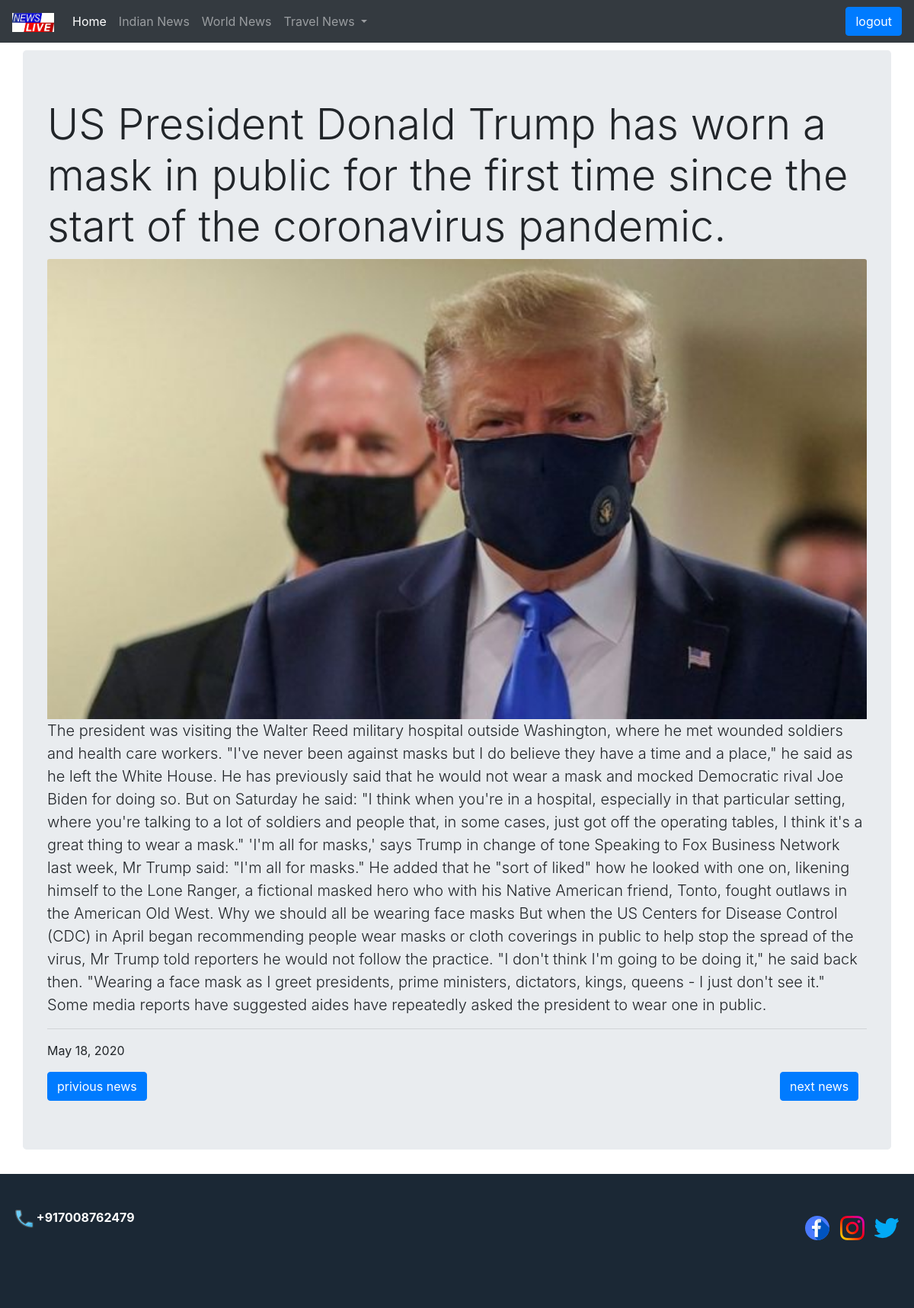
The page /firstnews/ (signed in) on the database its author committed.
### newsapp/models.py (models this page shows)
class mainnews(models.Model):
    news1 = models.CharField(max_length=200)
    subnews1 = models.TextField(max_length=100000)
    image1 = models.ImageField(upload_to='news/images')
    date1 = models.DateField(blank=False, null=True)
    news2 = models.CharField(max_length=200,)
    subnews2 = models.TextField(max_length=100000)
    image2 = models.ImageField(upload_to='news/images')
    date2 = models.DateField(blank=False, null=True)
    news3 = models.CharField(max_length=200)
    subnews3 = models.TextField(max_length=100000)
    image3 = models.ImageField(upload_to='news/images')
    date3 = models.DateField(blank=False, null=True)
    news4 = models.CharField(max_length=200)
    subnews4 = models.TextField(max_length=100000)
    image4 = models.ImageField(upload_to='news/images')
    date4 = models.DateField(blank=False, null=True)
    news5 = models.CharField(max_length=200)
    subnews5 = models.TextField(max_length=100000)
    image5 = models.ImageField(upload_to='news/images')
    date5 = models.DateField(blank=False, null=True)
    news6 = models.CharField(max_length=200)
    subnews6 = models.TextField(max_length=100000)
    image6 = models.ImageField(upload_to='news/images')
    date6 = models.DateField(blank=False, null=True)
    news7 = models.CharField(max_length=200)
    subnews7 = models.TextField(max_length=100000)
    image7 = models.ImageField(upload_to='news/images')
    date7 = models.DateField(blank=False, null=True)
    news8 = models.CharField(max_length=200)
    subnews8 = models.TextField(max_length=100000,)
    image8 = models.ImageField(upload_to='news/images')
    date8 = models.DateField(blank=True, null=True)

### newsapp/views.py (the view)
# urls.py: url(r'^firstnews/', views.firstnews),
@login_required
def firstnews(request):
    newse = mainnews.objects.all()
    my_dict = {'newse': newse}
    return render(request, 'newsapp/news1.html', my_dict)

### templates/newsapp/news1.html (shortened to what this page needs)
<!DOCTYPE html>{%load static%}
<html lang="en">
<head>
    <link rel="stylesheet" href="https://stackpath.bootstrapcdn.com/bootstrap/4.5.0/css/bootstrap.min.css">
    <link rel="stylesheet" href="{%static 'css/index.css'%}">
</head>
<body>
    <nav class="navbar navbar-expand-sm navbar-dark bg-dark ">
        <a class="navbar-brand" href="/home/"><img style="width: 55px;height: 25px;" src="{%static 'images/1010.png'%}" alt=""></a>
        <div class="collapse navbar-collapse navbar-default" id="navbarNavDropdown">
            <ul class="navbar-nav mr-auto">
                <li class="nav-item active">
                    <a class="nav-link" href="/home/">Home <span class="sr-only">(current)</span></a>
                </li>
                <li class="nav-item">
                    <a class="nav-link" href="https://www.ndtv.com/india">Indian News</a>
                </li>
                <li class="nav-item">
                    <a class="nav-link" href="https://www.bbc.com/news/world">World News</a>
                </li>
                <li class="nav-item dropdown">
                    <a class="nav-link dropdown-toggle" href="#" id="navbarDropdownMenuLink" role="button" data-toggle="dropdown" aria-haspopup="true" aria-expanded="false">
                        Travel News
                    </a>
                </li>
            </ul>
            <ul class="navbar-nav  navbar-right">
                <li class="nav-item ">
                    <a href="/accounts/logout"> <button class="btn btn-primary">logout</button></a>
                </li>
            </ul>
        </div>
    </nav>
    <div class="jumbotron container " style="margin-top: 10px;">
        {% if newse %} {% for n in newse %}
        <h1 class="display-4 ">{{n.news1}}</h1>
        <img src="{{n.image1.url}}" class="card-img-top" alt="...">
        <p class="lead ">{{n.subnews1}}</p>
        <hr>
        <p>{{n.date1}}</p><a href="/eightthnews/" class="btn btn-primary">privious news</a>
        <a href="/secondnews/" style="margin-right: 1%;float: right;" class="btn btn-primary">next news</a> {% endfor %} {% else %}
        <p>no newses found!!</p>
        {% endif %}
    </div>
    <div style="background-color:#1b2835;margin:0;padding:0;width:100%;height:22vh;">
        <div style="margin: 45px 20px; float: left;"><b style="color: white;">
            <img src="{%static 'images/phone (1).png'%}" alt=""> +917008762479</b>
        </div>
        <div style="margin: 55px  20px; float:right;">
            <a href="https://www.facebook.com/santoshkumar.das.752/"><img src="{%static 'images/facebook (2).png'%}" alt=""></a>&nbsp&nbsp
            <a href="https://www.instagram.com/itz_santu__/?hl=en"><img src="{%static 'images/instagram-sketched.png'%}" alt="">&nbsp&nbsp</a>
            <a href="https://twitter.com/Santosh73734769"><img src="{%static 'images/twitter.png'%}" alt=""></a>
        </div>
    </div>
</body>
</html>

### static/css/index.css (style rules this page uses)
body { background: url(https://images.unsplash.com/photo-1527529482837-4698179dc6ce?ixlib=rb-1.2.1&auto=format&fit=crop&w=1050&q=80); background-repeat: no-repeat; background-size: cover; }

### rows shown on the page
mainnews: news1 "US President Donald Trump has worn a mask in public for the first time since the start of the coronavirus pandemic.", image1 (picture), subnews1 "The president was visiting the Walter Reed military hospital outside Washington, where he met wounded soldiers and health care workers. \"I've never been against masks but I do believe they have a time and a place,\" he said as he left the White House. He has previously said that he would not wear a mask and mocked Democratic rival Joe Biden for doing so. But on Saturday he said: \"I think when you're in a hospital, especially in that particular setting, where you're talking to a lot of soldiers and people that, in some cases, just got off the operating tables, I think it's a great thing to wear a mask.\" 'I'm all for masks,' says Trump in change of tone Speaking to Fox Business Network last…", date1 "May 18, 2020"
